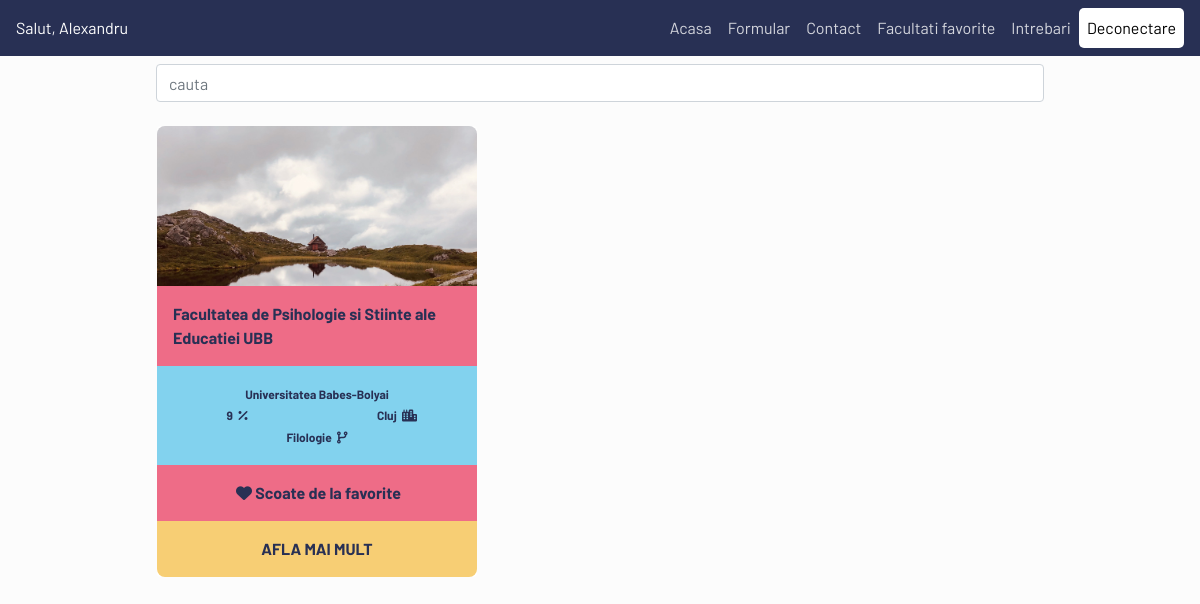
/pages/favorite.php (signed in), run on the app's committed database.
### tables this page shows
CREATE TABLE `users` (
  `idUser` int(11) NOT NULL,
  `Nume` text NOT NULL,
  `Prenume` text NOT NULL,
  `mailUser` tinytext NOT NULL,
  `pwdUsers` longtext NOT NULL,
  `Profil` text DEFAULT NULL,
  `Domeniu` text DEFAULT NULL,
  `domeniu_intensitate` int(1) DEFAULT NULL,
  `job` int(1) DEFAULT NULL,
  `materie1` varchar(64) DEFAULT NULL,
  `materie2` varchar(64) DEFAULT NULL,
  `materie3` varchar(64) DEFAULT NULL,
  `carti` varchar(64) DEFAULT NULL,
  `sociabil` int(1) DEFAULT NULL,
  `sport` varchar(64) DEFAULT NULL,
  `stres` int(1) DEFAULT NULL,
  `Judet` text DEFAULT NULL,
  `PozaUser` text DEFAULT 'UserDefault.jpg'
);

CREATE TABLE `facultati` (
  `Indexf` int(11) NOT NULL,
  `Numef` text DEFAULT NULL,
  `Judet` tinytext DEFAULT NULL,
  `Examenadmi` tinyint(1) DEFAULT NULL,
  `Universitatea` varchar(256) DEFAULT NULL,
  `Profil` text DEFAULT NULL,
  `Poza` text NOT NULL DEFAULT 'default.jpg',
  `job` int(1) DEFAULT NULL,
  `pasiune_facultati` varchar(64) NOT NULL,
  `materie1` varchar(64) DEFAULT NULL,
  `materie2` varchar(64) DEFAULT NULL,
  `materie3` varchar(64) DEFAULT NULL,
  `carti` varchar(64) DEFAULT NULL,
  `sociabil` int(1) DEFAULT NULL,
  `sport` varchar(64) DEFAULT NULL,
  `stres` int(1) DEFAULT NULL,
  `link_facultate` longtext NOT NULL
);

### pages/functii/facultati.php (called while the page is built, shortened)
<?php
require './folderlogin/datacon.php';
if (isset($_SESSION['mailUser'])) {
  $mail = $_SESSION['mailUser'];
  $sql = "SELECT * FROM users WHERE mailUser=?";
}
  $stmt=mysqli_stmt_init($connection);
  if (!mysqli_stmt_prepare($stmt,$sql))
  {
      header("Location: ./indexpp.php?error=mysqlerror");
      exit();
  }
  mysqli_stmt_bind_param($stmt,"s",$mail);
  mysqli_stmt_execute($stmt);
  $result=mysqli_stmt_get_result($stmt);
  $user = array();
  if ($result->num_rows > 0) {
    while($row = $result->fetch_assoc()) {
        $user[] = $row;
    }
}
$sql = "SELECT * FROM facultati";
$result = mysqli_query($connection,$sql);
$myArray = array();
if ($result->num_rows > 0) {
    while($row = $result->fetch_assoc()) {
        $myArray[] = $row;
    }
}
$facultati = array();
foreach ($myArray as $_facultate) {
    $temp = new facultate();
    $temp->Indexf=$_facultate['Indexf'];
    $temp->nume = $_facultate['Numef'];
    $temp->universitate = $_facultate['Universitatea'];
    $temp->judet = $_facultate['Judet'];
    $temp->profil = $_facultate['Profil'];
    $temp->compabilitate = getCompability($_facultate, $user);
    $temp->link = $_facultate['link_facultate'];
}

### pages/favorite.php (the view, shortened to what this page needs)
<?php
require './folderlogin/datacon.php';
if(isset($_SESSION['mailUser']))
{
    $mail = $_SESSION['mailUser'];
    $mysql="SELECT * FROM users WHERE mailUser=?";
}
$stmt = mysqli_stmt_init($connection);
if (!mysqli_stmt_prepare($stmt, $mysql))
{
    header("Location: ../index.php");
    exit();
}
mysqli_stmt_bind_param($stmt, "s", $mail);
mysqli_stmt_execute($stmt);
$result= mysqli_stmt_get_result($stmt);
if ($result->num_rows > 0) {
    $row = $result->fetch_assoc();
}
$tip = $_SESSION["tip"];
$id = $_SESSION["id"];
$sql = "SELECT * FROM `favorite` WHERE `idUser` = '$id' AND `tip` = '$tip'";
$result = mysqli_query($connection,$sql);
$favorite = array();
if ($result->num_rows > 0) {
    while($row_fav = $result->fetch_assoc()) {
        $favorite[] = $row_fav['Indexf'];
    }
}
sort($favorite);
?>
<!doctype html>
<html lang="en">
    <head>
        <link rel="stylesheet" href="https://stackpath.bootstrapcdn.com/bootstrap/4.4.1/css/bootstrap.min.css">
        <link rel="stylesheet" href="./CSS/navbar.css">
        <link rel="stylesheet" href="./CSS/homePage.css">
        <link rel="stylesheet" href="./CSS/base.css">
    </head>
    <body>
        <nav class="navbar navbar-expand-lg navbar-light">
            <a href="#">
                <?php
                if (isset($row['Prenume']))
                    print "Salut, ".$row['Prenume'];
                ?>
            </a>
            <div class="collapse navbar-collapse" id="navbarNav" style="flex-direction: row-reverse;">
                <ul class="navbar-nav">
                    <li class="nav-item">
                        <a href="./homePage.php" class="nav-link">Acasa</a>
                    </li>
                    <li class="nav-item">
                        <a onclick="alert();" class="nav-link">Formular</a>
                    </li>
                    <li class="nav-item">
                        <a href="./contact.php" class="nav-link">Contact</a>
                    </li>
                    <li class="nav-item">
                        <a href="./favorite.php" class="nav-link">Facultati favorite</a>
                    </li>
                    <li class="nav-item">
                        <a href="./faq.php" class="nav-link">Intrebari</a>
                    </li>
                    <li class="nav-item">
                        <a href="./folderlogin/deconectphp.php" class="nav-link"> Deconectare</a>
                    </li>
                </ul>
            </div>
        </nav>
        <div id="search">
            <input onkeyup="sort()" class="form-control w-75"
                   type="text" placeholder="cauta" id="search_field" aria-label="Search">
        </div>
        <main class="container">
            <div id="showcase">
                <div class="row">
                    <?php
                    require './functii/facultati.php';
                    usort($facultati,function($first,$second){
                        return $first->compabilitate < $second->compabilitate;
                    });
                    foreach ($facultati as $card) {
                        if(!binarySearch($favorite, $card->Indexf))
                            continue;
                        else
                            $ok=false;
                    ?>
                    <div class="col card">
                        <div class="row-lg-4 backgrounded"></div>
                        <div class="row-lg-2 name">
                            <?php
                        echo $card->nume;
                            ?>
                        </div>
                        <div class="row-lg-3 prop text-center">
                            <div class="col">
                                <div class="row">
                                    <div class="col">
                                        <?php
                        echo $card->universitate;
                                        ?>
                                    </div>
                                </div>
                                <div class="row justify-content-between">
                                    <div class="col">
                                        <?php
                        echo $card->compabilitate
                                        ?>
                                        <i class="fas fa-percentage"></i></div>
                                    <div class="col">
                                        <?php
                            echo $card->judet;
                                        ?>
                                        <i class="fas fa-city"></i>
                                    </div>
                                </div>
                                <div class="row">
                                    <div class="col">
                                        <?php
                        echo $card->profil;
                                        ?>
                                        <i class="fas fa-code-branch"></i>
                                    </div>
                                </div>
                            </div>
                        </div>
                        <div class="row-lg-3 fav text-center">
                            <form action="./favoriteAlg.php" method="post">
                                <?php
                            echo '<button type="submit" style="all: unset" name="scoatere_fav" id="'.$card->Indexf.'" value="'.$card->Indexf.'"><i class="fas fa-heart"></i> Scoate de la favorite</button>';
                                ?>
                            </form>
                        </div>
                        <div class="row-lg-3 extra text-center">
                            <a href="
                                     <?php
                        echo $card->link;
                                     ?>
                                     " target="_blank">Afla mai mult</a>
                        </div>
                    </div>
                    <?php }
                    ?>
                </div>
            </div>
        </main>
    </body>
</html>

### pages/CSS/navbar.css (style rules this page uses)
.navbar { background: var(--black); display: flex; font-family: 'Barlow', sans-serif; }
.navbar a { color: white; cursor: pointer; }
.nav-link { color: rgba(255,255,255,.8)!important; }
.nav-item:last-of-type { background: white; border-radius: 5px; }
.nav-item:last-of-type a { color: black!important; }
#search { display: flex; justify-content: center; padding: .5em; }

### pages/CSS/homePage.css (style rules this page uses)
body { overflow-x: hidden; }
#showcase { margin: 0 auto; width: 80%; max-width: 1024px; }
.row { flex-wrap: wrap; flex: 1 1 0px }
.card { max-width: 20em; min-width: 225px; border: 0; padding: 0; margin: 1rem; font-weight: 700!important; color: var(--black); }
.backgrounded { min-height: 10em; background-image: url('../Images/background.jpg'); background-size: cover; border-top-left-radius: 8px; border-top-right-radius: 8px; }
.name { background-color: var(--red); padding: 1rem 1rem; height: 100%; }
.prop { background: var(--blue); padding: 1rem 0; }
.fav { background: var(--red); padding: 1rem 0; cursor: pointer; }
.extra { background: var(--yellow); border-bottom-left-radius: 8px; border-bottom-right-radius: 8px; padding: 1rem; }
.extra a { color: var(--black); text-transform: uppercase; }
.prop .col { font-size: 12px; margin: 0.1rem 0; }
i { margin-left: 3px; }

### pages/CSS/base.css (style rules this page uses)
body, html { margin: 0; padding: 0; background: var(--white); color: var(--black); font-family: 'Barlow', sans-serif; }

### pages/CSS/variabiles.css (style rules this page uses)
:root { --blue: #82D2EE; --red: #EE6C87; --yellow: #F7CE74; --white: #FCFCFC; --black: #283054; }

### data on the page
users: Prenume "Alexandru"
facultati: Numef "Facultatea de Psihologie si Stiinte ale Educatiei UBB", Universitatea "Universitatea Babes-Bolyai", compabilitate "9", Judet "Cluj", Profil "Filologie", $card->Indexf 3 (drawn)
